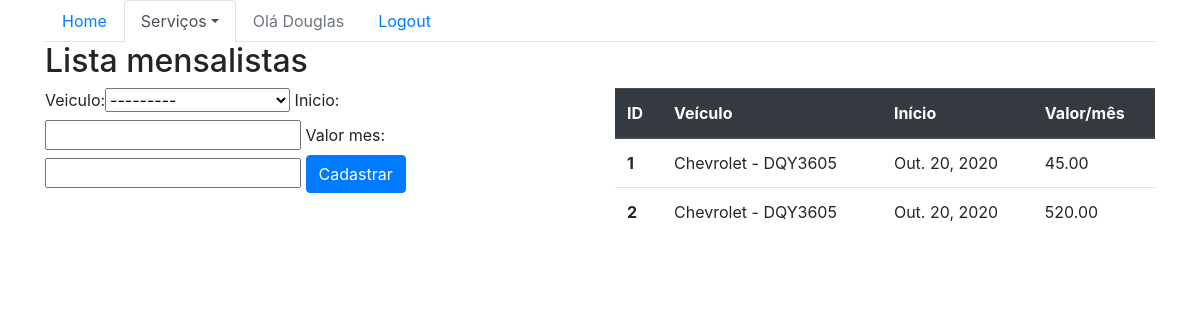
Before: /sistema/mensalista/ (signed in) with the older database file.
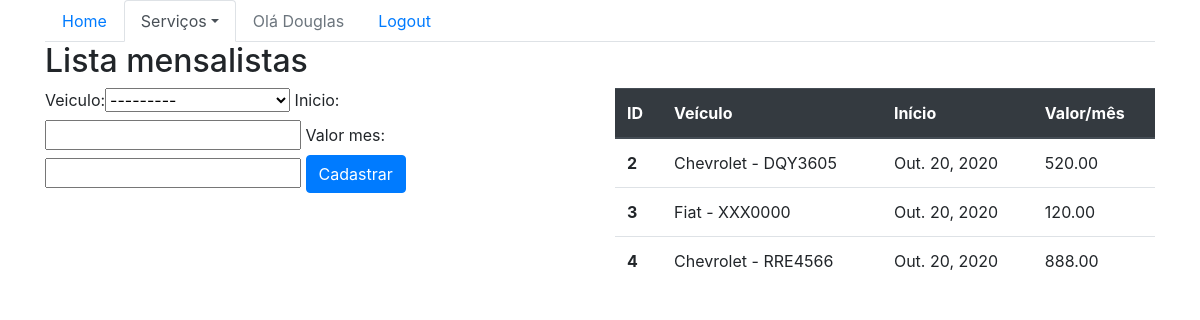
After: the same page with the newer database file.
### core/models.py (models this page shows, shortened)
class Mensalista(models.Model):
    veiculo = models.ForeignKey(Veiculo, on_delete=models.CASCADE)
    inicio = models.DateField()
    valor_mes = models.DecimalField(max_digits=6, decimal_places=2)

class Veiculo(models.Model):
    marca = models.ForeignKey(Marca, on_delete=models.CASCADE)
    placa = models.CharField(max_length=7)
    proprietario = models.ForeignKey(Pessoa, on_delete=models.CASCADE)
    cor = models.CharField(max_length=15)
    observacoes = models.TextField()
    def __str__(self):
        return self.marca.nome + ' - ' + self.placa

class Marca(models.Model):
    nome = models.CharField(max_length=50)

### core/views.py (the view)
@login_required(login_url='/accounts/login/')
def lista_mensalistas(request):
    mensalistas = Mensalista.objects.all()
    form = MensalistaForm()
    data = {'mensalistas': mensalistas, 'form': form}
    return render(request, 'core/lista_mensalistas.html', data)

### core/forms.py
class MensalistaForm(ModelForm):
    class Meta:
        model = Mensalista
        fields = '__all__'

### core/templates/core/lista_mensalistas.html (shortened to what this page needs)
{% extends 'base.html' %}
{% load bootstrap %}
{% block menu %}
    <ul class="nav nav-tabs">
        <li class="nav-item">
            <a class="nav-link" href="{% url 'core_home' %}">Home</a>
        </li>
        <li class="nav-item dropdown">
            <a class="nav-link dropdown-toggle active" data-toggle="dropdown" href="#" role="button" aria-haspopup="true" aria-expanded="false">Serviços</a>
        </li>
        {% if user.is_authenticated %}
            <li class="nav-item">
                <a class="nav-link disabled" href="#">Olá {{ user }}</a>
            </li>
            <li class="nav-item">
                <a class="nav-link" href="{% url 'logout' %}">Logout</a>
            </li>
        {% else %}
            <li class="nav-item">
                <a class="nav-link" href="{% url 'login' %}">Login</a>
            </li>
        {% endif %}
    </ul>
{% endblock %}
{% block main %}
    <div class="row">
        <div class="col-sm-6">
            <h2>Lista mensalistas</h2>
        </div>
    </div>
    <div class="row">
        <div class="col-sm-6">
            <form action="{% url 'core_mensalista_novo' %}" method="POST">
                {{ form|bootstrap }}
                <button type="submit" class="btn btn-primary">Cadastrar</button>
            </form>
        </div>
        <div class="col-sm-6">
            <table class="table">
                <thead class="thead-dark">
                    <tr>
                    <th scope="col">ID</th>
                    <th scope="col">Veículo</th>
                    <th scope="col">Início</th>
                    <th scope="col">Valor/mês</th>
                    </tr>
                </thead>
                <tbody>
                    {% for mensalista in mensalistas %}
                        <tr>
                            <th scope="row">{{ mensalista.id}}</th>
                            <td>{{ mensalista.veiculo}}</td>
                            <td>{{ mensalista.inicio}}</td>
                            <td>{{ mensalista.valor_mes}}</td>
                        </tr>
                    {% endfor%}
                </tbody>
            </table>
        </div>
    </div>
{% endblock %}

Changed rows visible on the page:
removed Mensalista: id "1", veiculo "Chevrolet - DQY3605", inicio "Out. 20, 2020", valor_mes "45.00"
added Mensalista: id "3", veiculo "Fiat - XXX0000", inicio "Out. 20, 2020", valor_mes "120.00"
added Mensalista: id "4", veiculo "Chevrolet - RRE4566", inicio "Out. 20, 2020", valor_mes "888.00"
